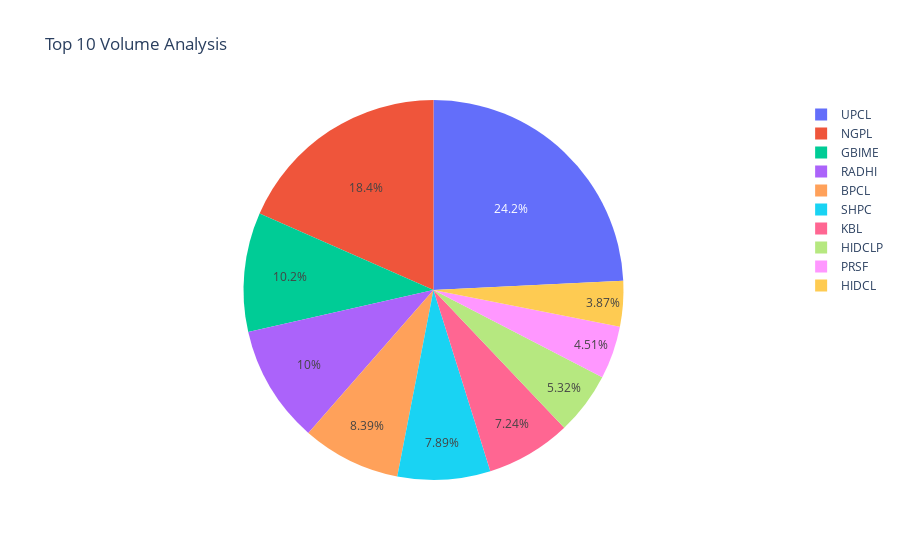

Notebook code cell kept with this figure:
### Code cell
import plotly.express as px
top_10_volume = df.sort_values(by='Volume', ascending=False).head(10)
fig = px.pie(top_10_volume, values='Volume', names='Symbol', title='Top 10 Volume Analysis')
fig.show()

### Figure 1 — Plotly figure (JSON) as saved in the notebook; plotly's stock layout.template omitted (floating-point values rounded to 4 significant figures)
{"data": [{"domain": {"x": [0, 1], "y": [0, 1]}, "hovertemplate": "Symbol=%{label}<br>Volume=%{value}<extra></extra>", "labels": ["UPCL", "NGPL", "GBIME", "RADHI", "BPCL", "SHPC", "KBL", "HIDCLP", "PRSF", "HIDCL"], "legendgroup": "", "name": "", "showlegend": true, "type": "pie", "values": [1434341, 1089683, 601439, 592187, 496595, 467389, 428901, 315011, 267020, 229154]}], "layout": {"autosize": true, "legend": {"tracegroupgap": 0}, "title": {"text": "Top 10 Volume Analysis"}}}
